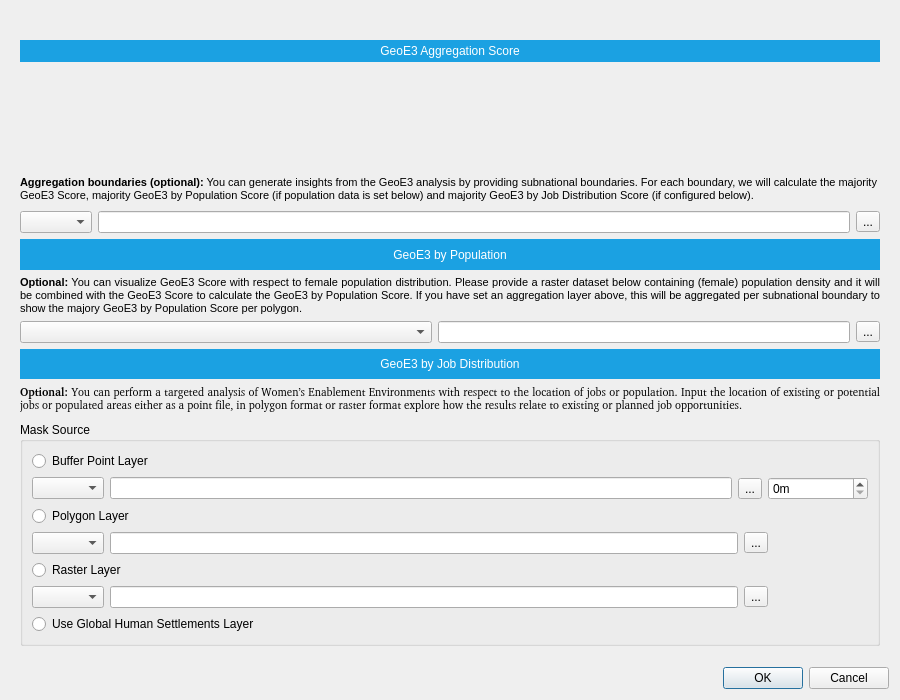
<?xml version="1.0" encoding="UTF-8"?>
<ui version="4.0">
 <class>AnalysisDialogBase</class>
 <widget class="QWidget" name="AnalysisDialogBase">
  <property name="geometry">
   <rect>
     <x>0</x>
     <y>0</y>
     <width>900</width>
     <height>700</height>
    </rect>
  </property>
  <property name="windowTitle">
   <string>Form</string>
  </property>
  <layout class="QGridLayout" name="gridLayout">
   <item row="0" column="0">
    <widget class="QLabel" name="banner_label">
     <property name="text">
      <string/>
     </property>
     <property name="pixmap">
      <pixmap>../resources/geoe3-banner.png</pixmap>
     </property>
     <property name="scaledContents">
      <bool>true</bool>
     </property>
    </widget>
   </item>
   <item row="1" column="0">
    <widget class="QScrollArea" name="scrollArea">
     <property name="frameShape">
      <enum>QFrame::NoFrame</enum>
     </property>
     <property name="widgetResizable">
      <bool>true</bool>
     </property>
     <widget class="QWidget" name="scrollAreaWidgetContents">
      <property name="geometry">
       <rect>
        <x>0</x>
        <y>0</y>
        <width>1141</width>
        <height>663</height>
       </rect>
      </property>
      <layout class="QGridLayout" name="gridLayout_2">
       <item row="0" column="0">
        <layout class="QGridLayout" name="geoe3_layout">
         <item row="0" column="0">
          <widget class="QLabel" name="geoe3_title">
           <property name="sizePolicy">
            <sizepolicy hsizetype="Preferred" vsizetype="Minimum">
             <horstretch>0</horstretch>
             <verstretch>0</verstretch>
            </sizepolicy>
           </property>
           <property name="styleSheet">
            <string notr="true">background: #1BA1E2;
color: white;
padding: 4px;</string>
           </property>
           <property name="text">
            <string>GeoE3 Aggregation Score</string>
           </property>
           <property name="textFormat">
            <enum>Qt::PlainText</enum>
           </property>
           <property name="alignment">
            <set>Qt::AlignCenter</set>
           </property>
           <property name="wordWrap">
            <bool>true</bool>
           </property>
          </widget>
         </item>
         <item row="1" column="0">
          <widget class="QWidget" name="geoe3_container" native="true">
           <property name="sizePolicy">
            <sizepolicy hsizetype="Preferred" vsizetype="Fixed">
             <horstretch>0</horstretch>
             <verstretch>0</verstretch>
            </sizepolicy>
           </property>
           <property name="minimumSize">
            <size>
             <width>0</width>
             <height>100</height>
            </size>
           </property>
           <property name="autoFillBackground">
            <bool>false</bool>
           </property>
           <property name="styleSheet">
            <string notr="true"/>
           </property>
          </widget>
         </item>
        </layout>
       </item>
       <item row="1" column="0">
        <widget class="QLabel" name="aggregation_description">
         <property name="text">
          <string>&lt;html&gt;&lt;head/&gt;&lt;body&gt;&lt;p&gt;&lt;span style=&quot; font-size:8pt; font-weight:600;&quot;&gt;Aggregation boundaries (optional):&lt;/span&gt;&lt;span style=&quot; font-size:8pt;&quot;&gt; You can generate insights from the GeoE3 analysis by providing subnational boundaries. For each boundary, we will calculate the majority GeoE3 Score, majority GeoE3 by Population Score (if population data is set below) and majority GeoE3 by Job Distribution Score (if configured below).&lt;/span&gt;&lt;/p&gt;&lt;/body&gt;&lt;/html&gt;</string>
         </property>
         <property name="wordWrap">
          <bool>true</bool>
         </property>
         <property name="buddy">
          <cstring>aggregation_combo</cstring>
         </property>
        </widget>
       </item>
       <item row="2" column="0">
        <layout class="QHBoxLayout" name="horizontalLayout">
         <item>
          <widget class="QgsMapLayerComboBox" name="aggregation_combo"/>
         </item>
         <item>
          <widget class="QLineEdit" name="aggregation_lineedit"/>
         </item>
         <item>
          <widget class="QToolButton" name="aggregation_toolbutton">
           <property name="text">
            <string>...</string>
           </property>
          </widget>
         </item>
        </layout>
       </item>
       <item row="3" column="0">
        <widget class="QLabel" name="geoe3_x_population_title">
         <property name="sizePolicy">
          <sizepolicy hsizetype="MinimumExpanding" vsizetype="Preferred">
           <horstretch>0</horstretch>
           <verstretch>0</verstretch>
          </sizepolicy>
         </property>
         <property name="styleSheet">
          <string notr="true">background: #1BA1E2;
color: white;
padding: 4px;</string>
         </property>
         <property name="text">
          <string>GeoE3 by Population</string>
         </property>
         <property name="textFormat">
          <enum>Qt::PlainText</enum>
         </property>
         <property name="alignment">
          <set>Qt::AlignCenter</set>
         </property>
         <property name="wordWrap">
          <bool>true</bool>
         </property>
        </widget>
       </item>
       <item row="4" column="0">
        <widget class="QLabel" name="geoe3_x_population_description">
         <property name="text">
          <string>&lt;html&gt;&lt;head/&gt;&lt;body&gt;&lt;p&gt;&lt;span style=&quot; font-size:8pt; font-weight:600;&quot;&gt;Optional:&lt;/span&gt;&lt;span style=&quot; font-size:8pt;&quot;&gt; You can visualize GeoE3 Score with respect to female population distribution. Please provide a raster dataset below containing (female) population density and it will be combined with the GeoE3 Score to calculate the GeoE3 by Population Score. If you have set an aggregation layer above, this will be aggregated per subnational boundary to show the majory GeoE3 by Population Score per polygon.&lt;/span&gt;&lt;/p&gt;&lt;/body&gt;&lt;/html&gt;</string>
         </property>
         <property name="alignment">
          <set>Qt::AlignJustify|Qt::AlignTop</set>
         </property>
         <property name="wordWrap">
          <bool>true</bool>
         </property>
         <property name="openExternalLinks">
          <bool>false</bool>
         </property>
         <property name="buddy">
          <cstring>population_combo</cstring>
         </property>
        </widget>
       </item>
       <item row="5" column="0">
        <layout class="QHBoxLayout" name="horizontalLayout_2">
         <item>
          <widget class="QgsMapLayerComboBox" name="population_combo">
           <property name="sizePolicy">
            <sizepolicy hsizetype="MinimumExpanding" vsizetype="Fixed">
             <horstretch>0</horstretch>
             <verstretch>0</verstretch>
            </sizepolicy>
           </property>
          </widget>
         </item>
         <item>
          <widget class="QLineEdit" name="population_lineedit"/>
         </item>
         <item>
          <widget class="QToolButton" name="population_toolbutton">
           <property name="text">
            <string>...</string>
           </property>
          </widget>
         </item>
        </layout>
       </item>
       <item row="6" column="0">
        <widget class="QLabel" name="geoe3_jobs_title">
         <property name="sizePolicy">
          <sizepolicy hsizetype="MinimumExpanding" vsizetype="Preferred">
           <horstretch>0</horstretch>
           <verstretch>0</verstretch>
          </sizepolicy>
         </property>
         <property name="styleSheet">
          <string notr="true">background: #1BA1E2;
color: white;
padding: 4px;</string>
         </property>
         <property name="text">
          <string>GeoE3 by Job Distribution</string>
         </property>
         <property name="textFormat">
          <enum>Qt::PlainText</enum>
         </property>
         <property name="alignment">
          <set>Qt::AlignCenter</set>
         </property>
         <property name="wordWrap">
          <bool>true</bool>
         </property>
        </widget>
       </item>
       <item row="7" column="0">
        <widget class="QLabel" name="geoe3_x_jobs_description">
         <property name="font">
          <font>
           <family>Noto Sans [GOOG]</family>
           <pointsize>8</pointsize>
          </font>
         </property>
         <property name="text">
          <string>&lt;html&gt;&lt;head/&gt;&lt;body&gt;&lt;p&gt;&lt;span style=&quot; font-weight:600;&quot;&gt;Optional: &lt;/span&gt;You can perform a targeted analysis of Women’s Enablement Environments with respect to the location of jobs or population. Input the location of existing or potential jobs or populated areas either as a point file, in polygon format or raster format explore how the results relate to existing or planned job opportunities.&lt;/p&gt;&lt;/body&gt;&lt;/html&gt;</string>
         </property>
         <property name="alignment">
          <set>Qt::AlignJustify|Qt::AlignTop</set>
         </property>
         <property name="wordWrap">
          <bool>true</bool>
         </property>
        </widget>
       </item>
       <item row="8" column="0">
        <widget class="QGroupBox" name="mask_source_group">
         <property name="title">
          <string>Mask Source</string>
         </property>
         <layout class="QGridLayout" name="gridLayout_3">
          <item row="0" column="0">
           <widget class="QRadioButton" name="point_radio_button">
            <property name="text">
             <string>Buffer Point Layer</string>
            </property>
           </widget>
          </item>
          <item row="2" column="0">
           <widget class="QRadioButton" name="polygon_radio_button">
            <property name="text">
             <string>Polygon Layer</string>
            </property>
           </widget>
          </item>
          <item row="1" column="0">
           <layout class="QHBoxLayout" name="point_layout">
            <item>
             <widget class="QgsMapLayerComboBox" name="point_combo"/>
            </item>
            <item>
             <widget class="QLineEdit" name="point_lineedit"/>
            </item>
            <item>
             <widget class="QToolButton" name="point_toolbutton">
              <property name="text">
               <string>...</string>
              </property>
             </widget>
            </item>
            <item>
             <widget class="QSpinBox" name="buffer_distance_m">
              <property name="sizePolicy">
               <sizepolicy hsizetype="Fixed" vsizetype="Fixed">
                <horstretch>0</horstretch>
                <verstretch>0</verstretch>
               </sizepolicy>
              </property>
              <property name="minimumSize">
               <size>
                <width>100</width>
                <height>0</height>
               </size>
              </property>
              <property name="maximumSize">
               <size>
                <width>100</width>
                <height>16777215</height>
               </size>
              </property>
              <property name="suffix">
               <string>m</string>
              </property>
              <property name="maximum">
               <number>100000</number>
              </property>
              <property name="singleStep">
               <number>100</number>
              </property>
             </widget>
            </item>
           </layout>
          </item>
          <item row="4" column="0">
           <widget class="QRadioButton" name="raster_radio_button">
            <property name="text">
             <string>Raster Layer</string>
            </property>
           </widget>
          </item>
          <item row="5" column="0">
           <layout class="QHBoxLayout" name="raster_layout">
            <item>
             <widget class="QgsMapLayerComboBox" name="raster_combo"/>
            </item>
            <item>
             <widget class="QLineEdit" name="raster_lineedit"/>
            </item>
            <item>
             <widget class="QToolButton" name="raster_toolbutton">
              <property name="text">
               <string>...</string>
              </property>
             </widget>
            </item>
            <item>
             <spacer name="raster_spacer">
              <property name="orientation">
               <enum>Qt::Horizontal</enum>
              </property>
              <property name="sizeType">
               <enum>QSizePolicy::Fixed</enum>
              </property>
              <property name="sizeHint" stdset="0">
               <size>
                <width>100</width>
                <height>20</height>
               </size>
              </property>
             </spacer>
            </item>
           </layout>
          </item>
          <item row="3" column="0">
           <layout class="QHBoxLayout" name="polygon_layout">
            <item>
             <widget class="QgsMapLayerComboBox" name="polygon_combo"/>
            </item>
            <item>
             <widget class="QLineEdit" name="polygon_lineedit"/>
            </item>
            <item>
             <widget class="QToolButton" name="polygon_toolbutton">
              <property name="text">
               <string>...</string>
              </property>
             </widget>
            </item>
            <item>
             <spacer name="horizontalSpacer">
              <property name="orientation">
               <enum>Qt::Horizontal</enum>
              </property>
              <property name="sizeType">
               <enum>QSizePolicy::Fixed</enum>
              </property>
              <property name="sizeHint" stdset="0">
               <size>
                <width>100</width>
                <height>20</height>
               </size>
              </property>
             </spacer>
            </item>
           </layout>
          </item>
          <item row="6" column="0">
           <widget class="QRadioButton" name="ghsl_radio_button">
            <property name="text">
             <string>Use Global Human Settlements Layer</string>
            </property>
           </widget>
          </item>
         </layout>
        </widget>
       </item>
      </layout>
     </widget>
    </widget>
   </item>
   <item row="2" column="0">
    <widget class="QWidget" name="help_widget" native="true">
     <property name="sizePolicy">
      <sizepolicy hsizetype="Preferred" vsizetype="Minimum">
       <horstretch>0</horstretch>
       <verstretch>0</verstretch>
      </sizepolicy>
     </property>
    </widget>
   </item>
   <item row="3" column="0">
    <widget class="QDialogButtonBox" name="button_box">
     <property name="standardButtons">
      <set>QDialogButtonBox::Cancel|QDialogButtonBox::Ok</set>
     </property>
    </widget>
   </item>
  </layout>
 </widget>
 <customwidgets>
  <customwidget>
   <class>QgsMapLayerComboBox</class>
   <extends>QComboBox</extends>
   <header>qgis.gui</header>
  </customwidget>
 </customwidgets>
 <tabstops>
  <tabstop>scrollArea</tabstop>
  <tabstop>aggregation_combo</tabstop>
  <tabstop>aggregation_lineedit</tabstop>
  <tabstop>aggregation_toolbutton</tabstop>
  <tabstop>population_combo</tabstop>
  <tabstop>population_lineedit</tabstop>
  <tabstop>population_toolbutton</tabstop>
  <tabstop>point_radio_button</tabstop>
  <tabstop>point_combo</tabstop>
  <tabstop>point_lineedit</tabstop>
  <tabstop>point_toolbutton</tabstop>
  <tabstop>buffer_distance_m</tabstop>
  <tabstop>polygon_radio_button</tabstop>
  <tabstop>polygon_combo</tabstop>
  <tabstop>polygon_lineedit</tabstop>
  <tabstop>polygon_toolbutton</tabstop>
  <tabstop>raster_radio_button</tabstop>
  <tabstop>raster_combo</tabstop>
  <tabstop>raster_lineedit</tabstop>
  <tabstop>raster_toolbutton</tabstop>
  <tabstop>ghsl_radio_button</tabstop>
 </tabstops>
 <resources/>
 <connections/>
</ui>
